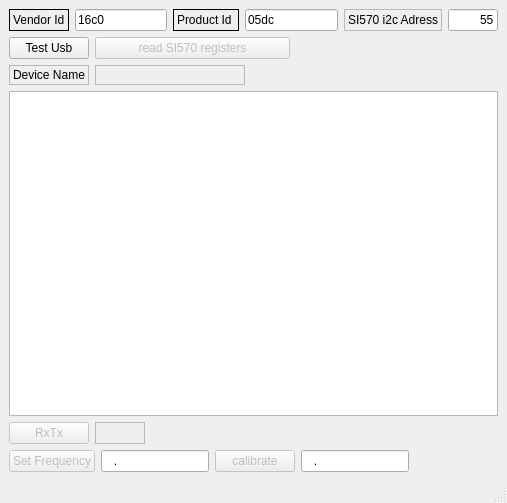
<?xml version="1.0" encoding="UTF-8"?>
<ui version="4.0">
 <class>Si570Synth</class>
 <widget class="QMainWindow" name="Si570Synth">
  <property name="geometry">
   <rect>
    <x>0</x>
    <y>0</y>
    <width>507</width>
    <height>503</height>
   </rect>
  </property>
  <property name="windowTitle">
   <string>Si570Synth</string>
  </property>
  <widget class="QWidget" name="centralwidget">
   <layout class="QGridLayout" name="gridLayout">
    <item row="0" column="0">
     <layout class="QHBoxLayout" name="horizontalLayout">
      <item>
       <widget class="QLabel" name="label_3">
        <property name="frameShape">
         <enum>QFrame::Box</enum>
        </property>
        <property name="text">
         <string>Vendor Id</string>
        </property>
       </widget>
      </item>
      <item>
       <widget class="QLineEdit" name="vendorId">
        <property name="inputMask">
         <string>HHHH</string>
        </property>
        <property name="text">
         <string>16c0</string>
        </property>
        <property name="maxLength">
         <number>4</number>
        </property>
       </widget>
      </item>
      <item>
       <widget class="QLabel" name="label_4">
        <property name="frameShape">
         <enum>QFrame::Box</enum>
        </property>
        <property name="text">
         <string>Product Id </string>
        </property>
       </widget>
      </item>
      <item>
       <widget class="QLineEdit" name="productId">
        <property name="inputMask">
         <string>HHHH</string>
        </property>
        <property name="text">
         <string>05dc</string>
        </property>
       </widget>
      </item>
      <item>
       <widget class="QLabel" name="label">
        <property name="frameShape">
         <enum>QFrame::StyledPanel</enum>
        </property>
        <property name="text">
         <string>SI570 i2c Adress</string>
        </property>
       </widget>
      </item>
      <item>
       <widget class="QLineEdit" name="i2cAdress">
        <property name="sizePolicy">
         <sizepolicy hsizetype="Fixed" vsizetype="Fixed">
          <horstretch>0</horstretch>
          <verstretch>0</verstretch>
         </sizepolicy>
        </property>
        <property name="maximumSize">
         <size>
          <width>50</width>
          <height>16777215</height>
         </size>
        </property>
        <property name="baseSize">
         <size>
          <width>50</width>
          <height>0</height>
         </size>
        </property>
        <property name="inputMask">
         <string>HH</string>
        </property>
        <property name="text">
         <string>55</string>
        </property>
        <property name="maxLength">
         <number>2</number>
        </property>
        <property name="alignment">
         <set>Qt::AlignRight|Qt::AlignTrailing|Qt::AlignVCenter</set>
        </property>
       </widget>
      </item>
     </layout>
    </item>
    <item row="1" column="0">
     <layout class="QHBoxLayout" name="horizontalLayout_2">
      <item>
       <widget class="QPushButton" name="startTest">
        <property name="enabled">
         <bool>true</bool>
        </property>
        <property name="text">
         <string>Test Usb</string>
        </property>
       </widget>
      </item>
      <item>
       <widget class="QPushButton" name="readSI570">
        <property name="enabled">
         <bool>false</bool>
        </property>
        <property name="sizePolicy">
         <sizepolicy hsizetype="Minimum" vsizetype="Fixed">
          <horstretch>150</horstretch>
          <verstretch>0</verstretch>
         </sizepolicy>
        </property>
        <property name="text">
         <string>read SI570 registers</string>
        </property>
       </widget>
      </item>
      <item>
       <spacer name="horizontalSpacer">
        <property name="orientation">
         <enum>Qt::Horizontal</enum>
        </property>
        <property name="sizeHint" stdset="0">
         <size>
          <width>208</width>
          <height>20</height>
         </size>
        </property>
       </spacer>
      </item>
     </layout>
    </item>
    <item row="2" column="0">
     <layout class="QHBoxLayout" name="horizontalLayout_4">
      <item>
       <widget class="QLabel" name="label_2">
        <property name="frameShape">
         <enum>QFrame::StyledPanel</enum>
        </property>
        <property name="text">
         <string>Device Name</string>
        </property>
       </widget>
      </item>
      <item>
       <widget class="QLabel" name="deviceName">
        <property name="minimumSize">
         <size>
          <width>150</width>
          <height>0</height>
         </size>
        </property>
        <property name="frameShape">
         <enum>QFrame::StyledPanel</enum>
        </property>
        <property name="frameShadow">
         <enum>QFrame::Sunken</enum>
        </property>
        <property name="text">
         <string/>
        </property>
        <property name="textFormat">
         <enum>Qt::PlainText</enum>
        </property>
        <property name="alignment">
         <set>Qt::AlignRight|Qt::AlignTrailing|Qt::AlignVCenter</set>
        </property>
       </widget>
      </item>
      <item>
       <spacer name="horizontalSpacer_3">
        <property name="orientation">
         <enum>Qt::Horizontal</enum>
        </property>
        <property name="sizeHint" stdset="0">
         <size>
          <width>238</width>
          <height>20</height>
         </size>
        </property>
       </spacer>
      </item>
     </layout>
    </item>
    <item row="3" column="0">
     <widget class="QTextEdit" name="queryResult">
      <property name="inputMethodHints">
       <set>Qt::ImhNone</set>
      </property>
      <property name="readOnly">
       <bool>true</bool>
      </property>
     </widget>
    </item>
    <item row="4" column="0">
     <layout class="QHBoxLayout" name="horizontalLayout_3">
      <item>
       <widget class="QPushButton" name="rxTx">
        <property name="enabled">
         <bool>false</bool>
        </property>
        <property name="text">
         <string>RxTx</string>
        </property>
       </widget>
      </item>
      <item>
       <widget class="QLabel" name="rxtxResult">
        <property name="minimumSize">
         <size>
          <width>50</width>
          <height>0</height>
         </size>
        </property>
        <property name="frameShape">
         <enum>QFrame::StyledPanel</enum>
        </property>
        <property name="frameShadow">
         <enum>QFrame::Raised</enum>
        </property>
        <property name="text">
         <string/>
        </property>
       </widget>
      </item>
      <item>
       <widget class="QLabel" name="rxtxStatus">
        <property name="minimumSize">
         <size>
          <width>0</width>
          <height>0</height>
         </size>
        </property>
        <property name="autoFillBackground">
         <bool>false</bool>
        </property>
        <property name="text">
         <string/>
        </property>
        <property name="alignment">
         <set>Qt::AlignRight|Qt::AlignTrailing|Qt::AlignVCenter</set>
        </property>
       </widget>
      </item>
      <item>
       <widget class="QLabel" name="cwStatus">
        <property name="minimumSize">
         <size>
          <width>0</width>
          <height>0</height>
         </size>
        </property>
        <property name="text">
         <string/>
        </property>
        <property name="alignment">
         <set>Qt::AlignRight|Qt::AlignTrailing|Qt::AlignVCenter</set>
        </property>
       </widget>
      </item>
      <item>
       <spacer name="horizontalSpacer_2">
        <property name="orientation">
         <enum>Qt::Horizontal</enum>
        </property>
        <property name="sizeHint" stdset="0">
         <size>
          <width>40</width>
          <height>20</height>
         </size>
        </property>
       </spacer>
      </item>
     </layout>
    </item>
    <item row="5" column="0">
     <layout class="QHBoxLayout" name="horizontalLayout_5">
      <item>
       <widget class="QPushButton" name="setFreq">
        <property name="enabled">
         <bool>false</bool>
        </property>
        <property name="text">
         <string>Set Frequency</string>
        </property>
       </widget>
      </item>
      <item>
       <widget class="QLineEdit" name="displayFreq">
        <property name="sizePolicy">
         <sizepolicy hsizetype="Minimum" vsizetype="Fixed">
          <horstretch>0</horstretch>
          <verstretch>0</verstretch>
         </sizepolicy>
        </property>
        <property name="inputMask">
         <string>009.000000</string>
        </property>
       </widget>
      </item>
      <item>
       <widget class="QPushButton" name="startCalibrate">
        <property name="enabled">
         <bool>false</bool>
        </property>
        <property name="text">
         <string>calibrate</string>
        </property>
       </widget>
      </item>
      <item>
       <widget class="QLineEdit" name="calibrationFrequency">
        <property name="inputMask">
         <string>009.000000</string>
        </property>
       </widget>
      </item>
      <item>
       <spacer name="horizontalSpacer_4">
        <property name="orientation">
         <enum>Qt::Horizontal</enum>
        </property>
        <property name="sizeHint" stdset="0">
         <size>
          <width>40</width>
          <height>20</height>
         </size>
        </property>
       </spacer>
      </item>
     </layout>
    </item>
   </layout>
  </widget>
  <widget class="QMenuBar" name="menubar">
   <property name="geometry">
    <rect>
     <x>0</x>
     <y>0</y>
     <width>507</width>
     <height>19</height>
    </rect>
   </property>
  </widget>
  <widget class="QStatusBar" name="statusbar"/>
 </widget>
 <resources/>
 <connections/>
</ui>
